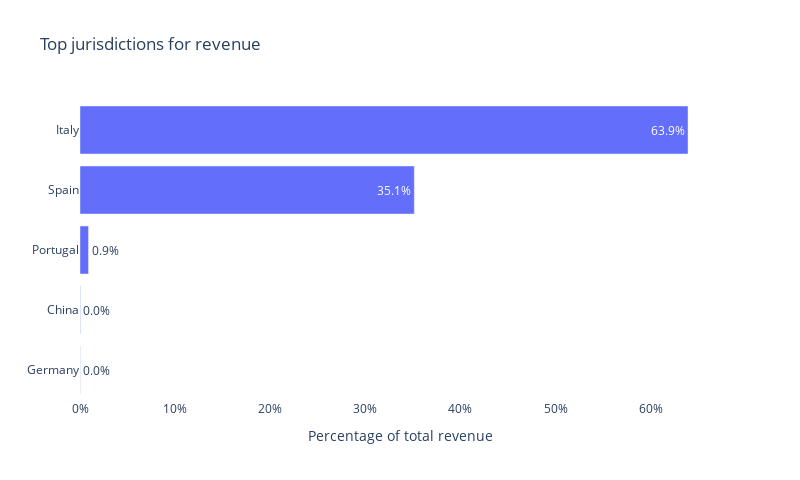

The notebook cell this image was saved under:
### Code cell
display_jurisdictions_top_revenue(df=df, company=company, year=year)

### Figure 1 — Plotly figure (JSON) as saved in the notebook; plotly's stock layout.template omitted (floating-point values rounded to 4 significant figures)
{"data": [{"alignmentgroup": "True", "hovertemplate": "%{y}: %{x: .3%}", "legendgroup": "", "marker": {"color": "#636efa", "pattern": {"shape": ""}}, "name": "", "offsetgroup": "", "orientation": "h", "showlegend": false, "textangle": 0, "textposition": ["outside", "outside", "outside", "inside", "inside"], "texttemplate": "%{x:.1%}", "type": "bar", "x": [0.000126, 0.0002804, 0.008936, 0.3515, 0.6392], "xaxis": "x", "y": ["Germany", "China", "Portugal", "Spain", "Italy"], "yaxis": "y"}], "layout": {"barmode": "relative", "height": 480, "legend": {"tracegroupgap": 0}, "plot_bgcolor": "white", "title": {"text": "Top jurisdictions for revenue"}, "width": 800, "xaxis": {"anchor": "y", "domain": [0, 1], "tickformat": ".0%", "title": {"text": "Percentage of total revenue"}}, "yaxis": {"anchor": "x", "domain": [0, 1], "title": {}}}}
